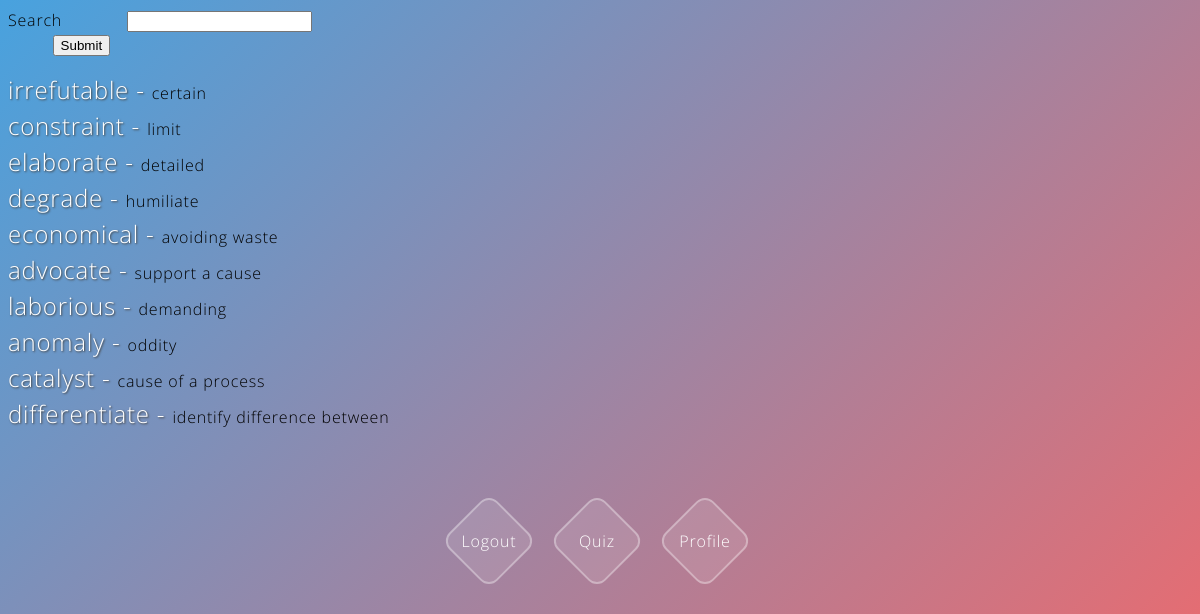
Screenshot of /search/ (signed in) with the database file from the repository.
### app/models.py (models this page shows, shortened)
class Game(models.Model):
    question = models.CharField(max_length=200, blank=True, null=True)
    answer = models.CharField(max_length=200, blank=True, null=True)

### app/views.py (the view)
# urls.py: url(r'^search/$', views.search, name='search'),
@login_required(login_url='app:login')
def search(request):
    user = request.user
    prof = UserProfile.objects.get(user=user)
    print(prof.id)
    questions = Game.objects.all()
    if request.GET.get('search'):
        param = request.GET.get('search')
        questions = Game.objects.filter(question__icontains=param)
        if not questions.exists():
            return render(request, 'app/search.html', {'error': 'NO MATCHING QUESTIONS FOUND', 'prof': prof})
        return render(request, 'app/search.html', {'questions': questions, 'prof': prof})
    return render(request, 'app/search.html', {'questions': questions, 'prof': prof})

### app/templates/app/search.html (shortened to what this page needs)
<form action="" method="get">
  Search &nbsp;&nbsp;&nbsp;&nbsp;&nbsp;&nbsp;&nbsp;&nbsp;&nbsp;&nbsp;&nbsp;&nbsp;<input type="text" name="search"><br>
  &nbsp;&nbsp;&nbsp;&nbsp;&nbsp;&nbsp;&nbsp;&nbsp;&nbsp;<input type="submit">
</form>
{% if questions %}
  {% for g in questions %}
    <h1 style="display:inline;">{{g.question}} - </h1>{{g.answer}}
  {% endfor %}
{% endif %}
<div class="container">
   <ul class="social">
     <li class="facebook"><a href="{% url 'app:logout' %}">Logout</a></li>
      <li class="sociali"><a href="{% url 'app:quiz' %}">Quiz</a></li>
     <li class="mail"><a href="{% url 'app:user_profile' prof.id %}">Profile</a></li>
   </ul>
 </div>

### app/templates/app/search.html (style rules this page uses)
* { -moz-box-sizing: border-box; -webkit-box-sizing: border-box; box-sizing: border-box; }
h1 { text-align:center; font-size:24px; font-weight:300; color:#ffffff; text-shadow: 1px 1px 2px #444444; margin: 0; }
.container { left: 50%; margin:6em 0 0 -108px; position: absolute; }
.social { position: relative; height: 3em; width: 13.5em; }
.social li { border-radius:10px; display: block; height: 4em; line-height: 4em; margin: -2.2em; position: absolute; transition: all 0.5s ease-in-out; transform: rotate(45deg); text-align: center; width: 4em; box-shadow: 0 0 0 2px rgba(255,255,255,0.4); }
.social a { color: #ffffff; text-decoration:none; display: block; height: 4em; line-height: 4em; text-align: center; transform: rotate(-45deg); width: 4em; }
.facebook { background:rgba(255,255,255,0.1); left: 0; top: 0%; }
.sociali { background:rgba(255,255,255,0.1); left: 50%; top: 0; }
.mail { background:rgba(255,255,255,0.1); left: 100%; top: 0; }

### rows the page displays
Game: question "irrefutable", answer "certain"
Game: question "constraint", answer "limit"
Game: question "elaborate", answer "detailed"
Game: question "degrade", answer "humiliate"
Game: question "economical", answer "avoiding waste"
Game: question "advocate", answer "support a cause"
Game: question "laborious", answer "demanding"
Game: question "anomaly", answer "oddity"
Game: question "catalyst", answer "cause of a process"
Game: question "differentiate", answer "identify difference between"
